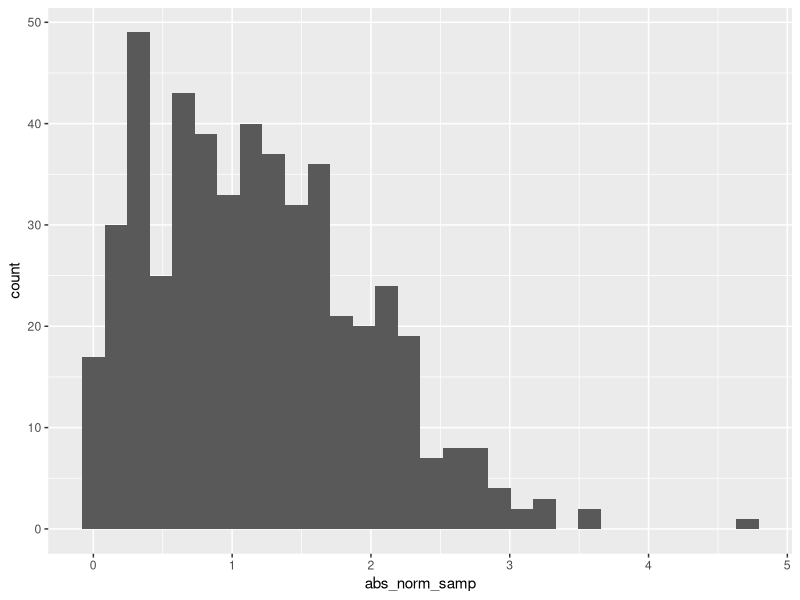
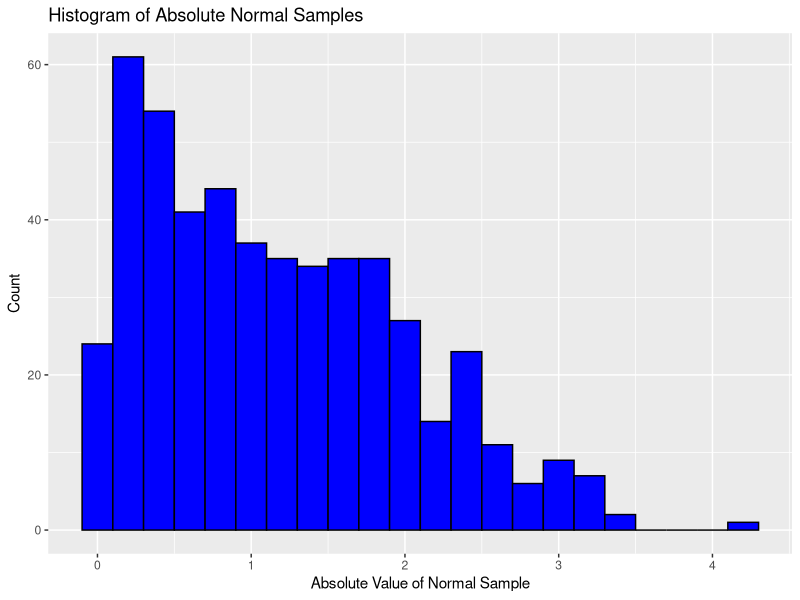

R code for these plots, in order:
## ---- chunk 1
library(tidyverse)
## ---- chunk 2
samp = rnorm(100)
length(samp)
## ---- chunk 3
library(tidyverse)

la_df = tibble(
  norm_samp = rnorm(500, mean = 1),
  norm_samp_pos = norm_samp > 0,
  abs_norm_samp = abs(norm_samp)
)

ggplot(la_df, aes(x = abs_norm_samp)) + geom_histogram()

median_samp = median(pull(la_df, norm_samp))
## ---- chunk 4
la_df = 
  tibble(
    norm_samp = rnorm(n = 500, mean = 1),
    samp_g0 = norm_samp > 0,
    obs_v_samp = abs(norm_samp)
  )

ggplot(la_df, aes(x = obs_v_samp)) + 
    geom_histogram(binwidth = 0.2, fill = "blue", color = "black") +  # Customize binwidth and colors
    labs(title = "Histogram of Absolute Normal Samples",
         x = "Absolute Value of Normal Sample",
         y = "Count")
